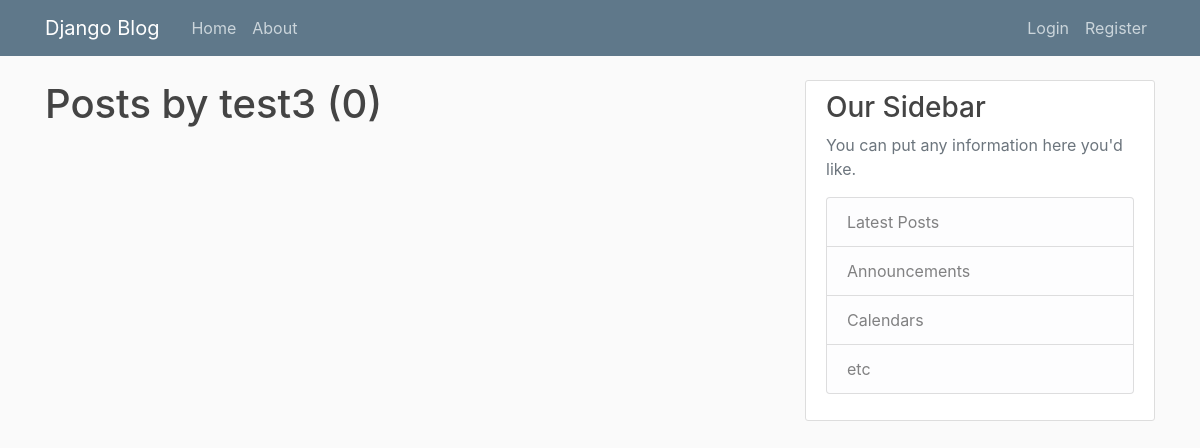
/user/test3, run on an earlier commit of the app's database.
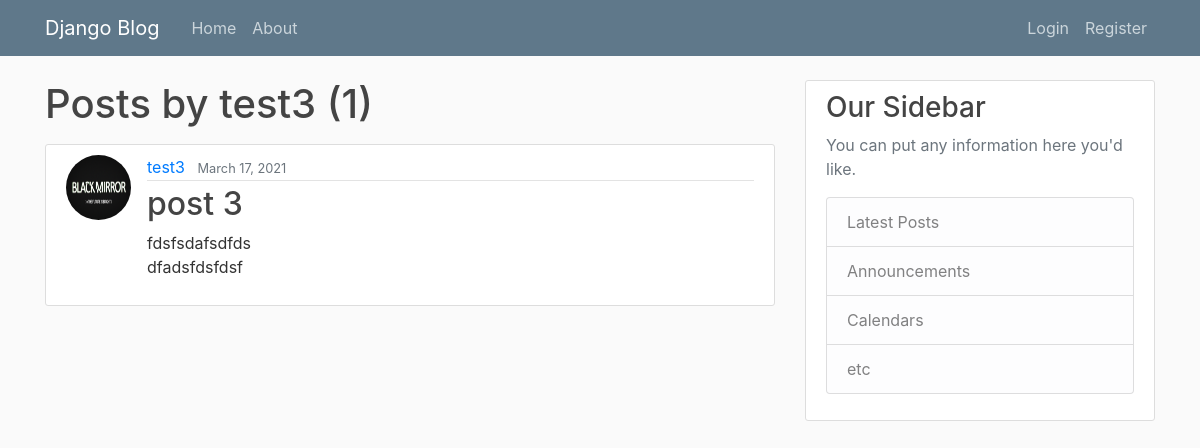
And on a later commit of the database.
### blog/models.py (models this page shows, shortened)
class Post(models.Model):
    title = models.CharField(max_length=100)
    content = models.TextField()
    date_posted = models.DateTimeField(default=timezone.now)
    author = models.ForeignKey(User, on_delete=models.CASCADE)

### users/models.py (models this page shows, shortened)
class Profile(models.Model):
    user = models.OneToOneField(User, on_delete=models.CASCADE)
    image  = models.ImageField(default='default.jpg', upload_to='profile_pics')

### blog/views.py (the view)
# urls.py: path('user/<str:username>', UserPostListView.as_view(), name="user-posts"),
class UserPostListView(ListView):
    model = Post
    template_name = 'blog/user_posts.html'
    context_object_name = 'posts'
    ordering = ['-date_posted']
    paginate_by = 5
    def get_queryset(self):
        user = get_object_or_404(User,username=self.kwargs.get('username'))
        return Post.objects.filter(author=user).order_by('-date_posted')

### blog/templates/blog/user_posts.html (shortened to what this page needs)
{% extends "blog/base.html" %}
{% block content %}
    <h1 class="mb-3">Posts by {{ view.kwargs.username }} ({{ page_obj.paginator.count }})</h1>
    {% for post in posts %}
        <article class="media content-section">
          <img class="rounded-circle article-img" src="{{ post.author.profile.image.url }}">
          <div class="media-body">
            <div class="article-metadata">
              <a class="mr-2" href="{% url 'user-posts' post.author.username %}">{{ post.author }}</a>
              <small class="text-muted">{{ post.date_posted|date:"F d, Y" }}</small>
            </div>
            <h2><a class="article-title" href="{% url 'post-detail' post.id %}">{{ post.title }}</a></h2>
            <p class="article-content">{{ post.content }}</p>
          </div>
        </article>
    {% endfor %}
{% endblock content %}

What changed in the data, as far as the page shows it:
added Post: author.profile.image (picture), author "test3", date_posted "March 17, 2021", title "post 3", content "fdsfsdafsdfds dfadsfdsfdsf"
Also different on the page:
{{ page_obj.paginator.count }}: "0" → "1"
